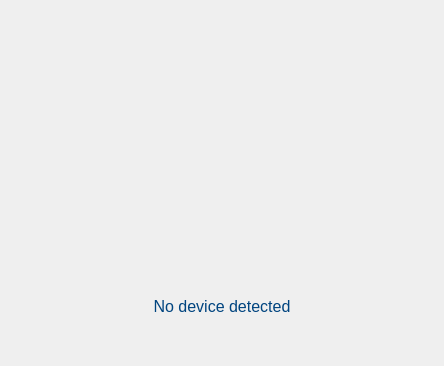
<?xml version="1.0" encoding="UTF-8"?>
<ui version="4.0">
 <class>BeanNotifyContent</class>
 <widget class="QWidget" name="BeanNotifyContent">
  <property name="geometry">
   <rect>
    <x>0</x>
    <y>0</y>
    <width>444</width>
    <height>366</height>
   </rect>
  </property>
  <property name="windowTitle">
   <string>Form</string>
  </property>
  <property name="styleSheet">
   <string notr="true">QLabel
{
	color: #00447f;
	font: 12pt;
}</string>
  </property>
  <layout class="QHBoxLayout" name="horizontalLayout">
   <property name="spacing">
    <number>0</number>
   </property>
   <property name="leftMargin">
    <number>0</number>
   </property>
   <property name="topMargin">
    <number>0</number>
   </property>
   <property name="rightMargin">
    <number>0</number>
   </property>
   <property name="bottomMargin">
    <number>0</number>
   </property>
   <item>
    <widget class="QStackedWidget" name="__pages">
     <property name="currentIndex">
      <number>2</number>
     </property>
     <widget class="QWidget" name="page_wait">
      <layout class="QHBoxLayout" name="horizontalLayout_5">
       <item>
        <widget class="QLabel" name="__animWait">
         <property name="text">
          <string>TextLabel</string>
         </property>
         <property name="alignment">
          <set>Qt::AlignCenter</set>
         </property>
        </widget>
       </item>
      </layout>
     </widget>
     <widget class="QWidget" name="page_success">
      <layout class="QHBoxLayout" name="horizontalLayout_3">
       <item>
        <spacer name="horizontalSpacer_3">
         <property name="orientation">
          <enum>Qt::Horizontal</enum>
         </property>
         <property name="sizeHint" stdset="0">
          <size>
           <width>95</width>
           <height>20</height>
          </size>
         </property>
        </spacer>
       </item>
       <item>
        <layout class="QVBoxLayout" name="verticalLayout_2">
         <item>
          <spacer name="verticalSpacer_4">
           <property name="orientation">
            <enum>Qt::Vertical</enum>
           </property>
           <property name="sizeHint" stdset="0">
            <size>
             <width>20</width>
             <height>40</height>
            </size>
           </property>
          </spacer>
         </item>
         <item>
          <widget class="QLabel" name="label_2">
           <property name="minimumSize">
            <size>
             <width>240</width>
             <height>240</height>
            </size>
           </property>
           <property name="maximumSize">
            <size>
             <width>240</width>
             <height>240</height>
            </size>
           </property>
           <property name="text">
            <string/>
           </property>
           <property name="pixmap">
            <pixmap resource="pluginBean.qrc">:/pluginBean/img/img/success.png</pixmap>
           </property>
           <property name="scaledContents">
            <bool>true</bool>
           </property>
           <property name="alignment">
            <set>Qt::AlignCenter</set>
           </property>
          </widget>
         </item>
         <item>
          <widget class="QLabel" name="label_5">
           <property name="text">
            <string>Success</string>
           </property>
           <property name="alignment">
            <set>Qt::AlignCenter</set>
           </property>
          </widget>
         </item>
         <item>
          <spacer name="verticalSpacer_3">
           <property name="orientation">
            <enum>Qt::Vertical</enum>
           </property>
           <property name="sizeHint" stdset="0">
            <size>
             <width>20</width>
             <height>40</height>
            </size>
           </property>
          </spacer>
         </item>
        </layout>
       </item>
       <item>
        <spacer name="horizontalSpacer_4">
         <property name="orientation">
          <enum>Qt::Horizontal</enum>
         </property>
         <property name="sizeHint" stdset="0">
          <size>
           <width>95</width>
           <height>20</height>
          </size>
         </property>
        </spacer>
       </item>
      </layout>
     </widget>
     <widget class="QWidget" name="page_noedevice">
      <layout class="QHBoxLayout" name="horizontalLayout_2">
       <item>
        <spacer name="horizontalSpacer">
         <property name="orientation">
          <enum>Qt::Horizontal</enum>
         </property>
         <property name="sizeHint" stdset="0">
          <size>
           <width>95</width>
           <height>20</height>
          </size>
         </property>
        </spacer>
       </item>
       <item>
        <layout class="QVBoxLayout" name="verticalLayout">
         <item>
          <spacer name="verticalSpacer">
           <property name="orientation">
            <enum>Qt::Vertical</enum>
           </property>
           <property name="sizeHint" stdset="0">
            <size>
             <width>20</width>
             <height>40</height>
            </size>
           </property>
          </spacer>
         </item>
         <item>
          <widget class="QLabel" name="label_4">
           <property name="minimumSize">
            <size>
             <width>240</width>
             <height>240</height>
            </size>
           </property>
           <property name="maximumSize">
            <size>
             <width>240</width>
             <height>240</height>
            </size>
           </property>
           <property name="text">
            <string/>
           </property>
           <property name="pixmap">
            <pixmap resource="pluginBean.qrc">:/pluginBean/img/img/fail.png</pixmap>
           </property>
           <property name="scaledContents">
            <bool>true</bool>
           </property>
          </widget>
         </item>
         <item>
          <widget class="QLabel" name="label">
           <property name="text">
            <string>No device detected</string>
           </property>
           <property name="alignment">
            <set>Qt::AlignCenter</set>
           </property>
          </widget>
         </item>
         <item>
          <spacer name="verticalSpacer_2">
           <property name="orientation">
            <enum>Qt::Vertical</enum>
           </property>
           <property name="sizeHint" stdset="0">
            <size>
             <width>20</width>
             <height>40</height>
            </size>
           </property>
          </spacer>
         </item>
        </layout>
       </item>
       <item>
        <spacer name="horizontalSpacer_2">
         <property name="orientation">
          <enum>Qt::Horizontal</enum>
         </property>
         <property name="sizeHint" stdset="0">
          <size>
           <width>95</width>
           <height>20</height>
          </size>
         </property>
        </spacer>
       </item>
      </layout>
     </widget>
     <widget class="QWidget" name="page_copyfailed">
      <layout class="QHBoxLayout" name="horizontalLayout_4">
       <item>
        <spacer name="horizontalSpacer_5">
         <property name="orientation">
          <enum>Qt::Horizontal</enum>
         </property>
         <property name="sizeHint" stdset="0">
          <size>
           <width>95</width>
           <height>20</height>
          </size>
         </property>
        </spacer>
       </item>
       <item>
        <layout class="QVBoxLayout" name="verticalLayout_3">
         <item>
          <spacer name="verticalSpacer_5">
           <property name="orientation">
            <enum>Qt::Vertical</enum>
           </property>
           <property name="sizeHint" stdset="0">
            <size>
             <width>20</width>
             <height>40</height>
            </size>
           </property>
          </spacer>
         </item>
         <item>
          <widget class="QLabel" name="label_6">
           <property name="text">
            <string/>
           </property>
           <property name="pixmap">
            <pixmap resource="pluginBean.qrc">:/pluginBean/img/img/fail.png</pixmap>
           </property>
          </widget>
         </item>
         <item>
          <widget class="QLabel" name="label_3">
           <property name="text">
            <string>拷贝文件失败</string>
           </property>
           <property name="alignment">
            <set>Qt::AlignCenter</set>
           </property>
          </widget>
         </item>
         <item>
          <spacer name="verticalSpacer_6">
           <property name="orientation">
            <enum>Qt::Vertical</enum>
           </property>
           <property name="sizeHint" stdset="0">
            <size>
             <width>20</width>
             <height>40</height>
            </size>
           </property>
          </spacer>
         </item>
        </layout>
       </item>
       <item>
        <spacer name="horizontalSpacer_6">
         <property name="orientation">
          <enum>Qt::Horizontal</enum>
         </property>
         <property name="sizeHint" stdset="0">
          <size>
           <width>95</width>
           <height>20</height>
          </size>
         </property>
        </spacer>
       </item>
      </layout>
     </widget>
    </widget>
   </item>
  </layout>
 </widget>
 <resources>
  <include location="pluginBean.qrc"/>
 </resources>
 <connections/>
</ui>
